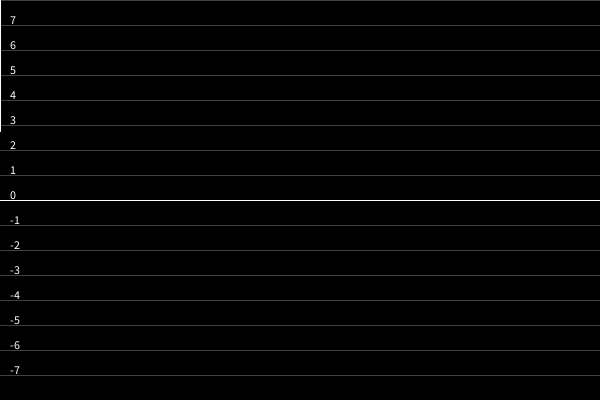
Frame 1 (no input)
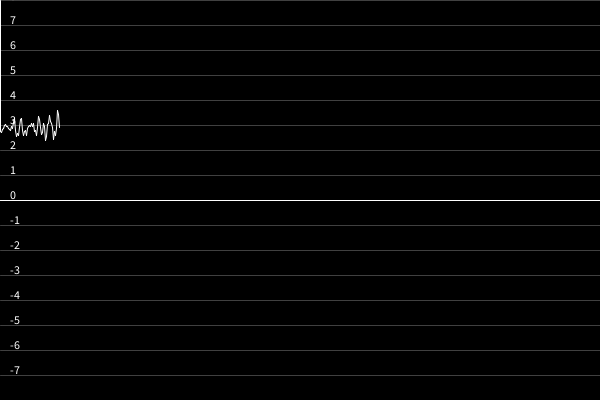
Frame 60 (the mouse pressed at the canvas centre just before this capture)
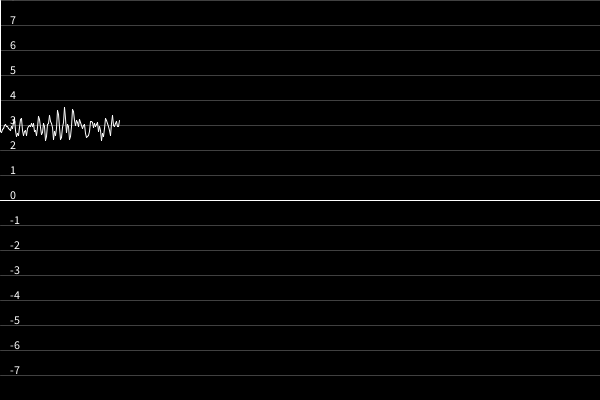
Frame 120 (the mouse held since frame 60 and released just before this capture)

The Processing sketch that drew these frames (run headless with seeded random() and noise(); from frame 60 on, the mouse is pressed at the canvas centre):

// Processing sketch: waves_within_waves
// ── waves_within_waves.pde

ArrayList<Wave> waves = new ArrayList<Wave>();
float x = 0;
float y = 0;
float px, py;
float displayAvg = 0;
float displayAvgTimer = 0;
float timeNow = 0;
float timeLast = 0;
float timeDelta = 0;
float[] values;
PGraphics bg;
int res, steps;

float globalMin, globalMax;
void setup() {
  size(600, 400);
  values = new float[width];
  bg = createGraphics(width, height);
  steps = 8;
  res = (height / 2) / steps;

  for (int i = 0; i < 10; i += 1) {
    waves.add(new Wave());
  }
  background(0);

  globalMax = 0;
  globalMin = 0;
  for (Wave wave : waves) {
    globalMax += wave.ampNoise.max;
  }
  globalMin = -globalMax;
  println("range from " + globalMin + " to " + globalMax);
}

void draw() {

  timeNow = millis();
  timeDelta = timeNow - timeLast;
  timeLast = timeNow;
  //noStroke();
  //fill(0, 1);
  //rect(0, 0, width, height);
  background(0);



  float y = 0; //width / 2;
  for (Wave wave : waves) {
    for (int i = 0; i < 100; i += 1) {
      wave.update();
    }
    y += wave.getValue() / globalMax;
  }
  values[floor(x)] = y;
  y = (y + 1) * 0.5;
  y = (height / 2)- (y * width / 4);
  bg.beginDraw();
  bg.stroke(255);
  bg.line(px, py, x, y);
  px = x;
  py = y;
  bg.endDraw();
  image(bg, 0, 0);
  x += 1;
  if (x >= width) {
    x = 0;
    bg.beginDraw();
    bg.background(0);
    bg.endDraw();
    px = 0;
  }
  stroke(255);
  line(0, height/2, width, height/2);



  float avg = 0;
  for (float f : values) {
    avg += f;
  }
  avg /= width;
  line(0, (height / 2) - avg, 50, (height / 2)-avg);

  stroke(255, 64);
  int cy = steps;
  for (int sy = 0; sy < height; sy += res) {

    line(0, sy, width, sy);
    text(cy, 10, sy-1);
    cy -= 1;
  }

  //if (displayAvgTimer <= 0) {
  //  displayAvgTimer += 1000;
  //  displayAvg = avg;
  //} else {
  //  displayAvgTimer -= timeDelta;
  //}
  //text(nfc(displayAvg, 3), 10, 10);
}

// ── noisey.pde


class Noisey {
  float value;
  float min, max;
  float angle, inc;
  float x, y;
  float cx, cy, cz;
  float radius;

  Noisey(float min, float max, float inc) {
    this.min = min;
    this.max = max;
    this.inc = inc;
    radius = random(1, 10);
    cx = random(0, 100);
    cy = random(0, 100);
    cz = random(0, 100);
  }

  float getValue() {
    angle += inc;
    angle %= TWO_PI;
    x = cx + radius * cos(angle);
    y = cy + radius * sin(angle);
    value = noise(x, y, cz);

    return map(value, 0, 1, min, max);
  }
}

// ── wave.pde
class Wave {
  float angle = 0;
  float inc = 0;
  float incRange = random(0.00001, 0.5);
  float incNoiseAmt = random(0.1);
  Noisey incNoise = new Noisey(radians(-incRange), radians(incRange), radians(incNoiseAmt));
  float amp = 0;
  float ampRange = 5*(1/incRange);
  float ampNoiseAmt = random(0.01,0.1);
  Noisey ampNoise = new Noisey(-ampRange, ampRange, radians(ampNoiseAmt)); 





  Wave() {
    angle = random(TWO_PI);
  }

  void update() {
    inc = incNoise.getValue();
    amp = ampNoise.getValue();
    angle += inc;
  }

  float getValue() {
    return sin(angle) * amp;
  }
}
